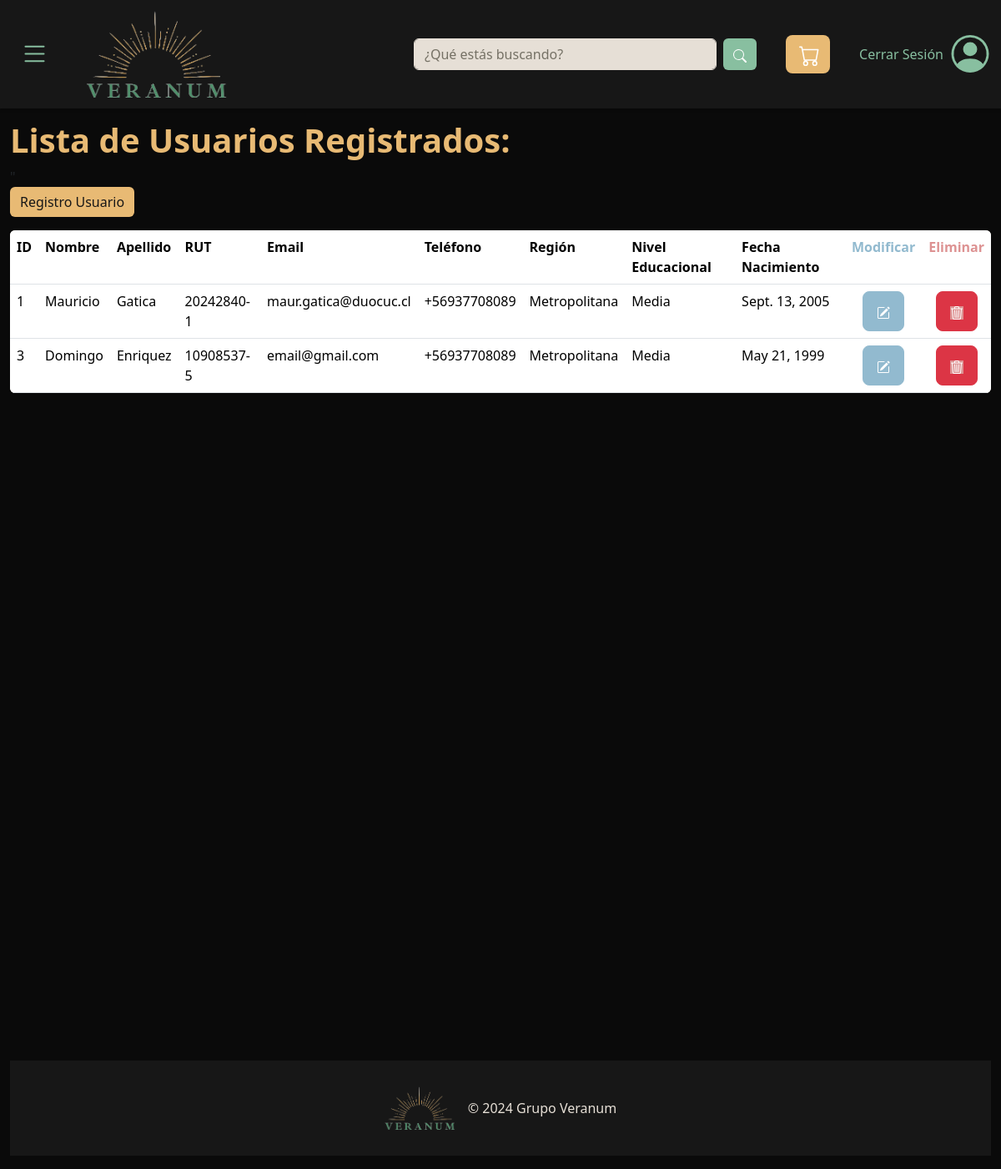
The page /listadoUsuarios (signed in) on the database its author committed.
### Store/models.py (models this page shows)
class Usuario ( models.Model):
    idUsuario = models.AutoField(primary_key=True)
    nombre    = models.CharField(max_length=35)
    apellido  = models.CharField(max_length=35)
    rut       = models.CharField(max_length=40, default='11111111-1')
    email     = models.EmailField(max_length=70)
    telefono  = models.CharField(max_length=40)
    region    = models.ForeignKey('Region', on_delete=models.CASCADE)
    nivelEd   = models.ForeignKey('nivelEducacional', on_delete=models.CASCADE)
    fechaNac  = models.DateField(default='2000-01-01')

class Region (models.Model):
    idRegion = models.IntegerField(primary_key=True)
    nombre = models.CharField(max_length=40)

class nivelEducacional(models.Model):
    idEducacion = models.IntegerField(primary_key=True)
    nombre = models.CharField(max_length=60)

### Store/views.py (the view)
# urls.py: path('listadoUsuarios', views.listadoUsuarios, name='listadoUsuarios'),
@login_required
def listadoUsuarios(request):
    usuario = Usuario.objects.all()
    regiones = Region.objects.all()
    nivelesEducacionales = nivelEducacional.objects.all()
    context = {
    'usuario': usuario,
    'regiones': regiones,
    'nivelesEducacionales': nivelesEducacionales,
    }
    return render(request, 'listadoUsuarios.html', context)

### Store/templates/listadoUsuarios.html (shortened to what this page needs)
{% extends "plantilla_base.html" %}
{% block contenido %}
<h1 class="pt-5 mt-5" style="font-weight:bold; color:#E8BA74">Lista de Usuarios Registrados:</h1>
<table class="table table-resposive mb-0 mr-2 ml-2">
    <tr class="listado" >
        <th >ID</th>
        <th >Nombre</th>
        <th >Apellido</th>
        <th >RUT</th>
        <th >Email</th>"
        <th >Teléfono</th>
        <th >Región</th>
        <th >Nivel Educacional</th>
        <th >Fecha Nacimiento</th>
        <th style="color: #92BACF; text-align:center">Modificar</th>
        <th style="color: #dd9292;text-align:center">Eliminar</th>
    </tr>
    {%for usuario in usuario%}
        <td >{{usuario.idUsuario}} </td>
        <td >{{usuario.nombre}}</td>
        <td >{{usuario.apellido}}</td>
        <td >{{usuario.rut}}</td>
        <td >{{usuario.email}}</td>
        <td >{{usuario.telefono}}</td>
        <td >{{usuario.region.nombre}}</td>
        <td >{{usuario.nivelEd.nombre}}</td>
        <td >{{usuario.fechaNac}}</td>
        <td class="text-center"><a href="{% url 'modificarUsuario' idUsuario=usuario.idUsuario %}" class="btn btn-info btn-lg" style="background-color: #92BACF; border-color:#92BACF">
        </a></td>
        <td class="text-center"><a href="{% url 'eliminarUsuario' idUsuario=usuario.idUsuario %}" class="btn btn-danger btn-lg"></a></td>
    {%endfor%}
        <a href="{%url 'registroUsuarios' %}"><button class="btn btnAgregar btn-success mb-3" id="btnAgregar" style="color:#171717;background-color: #E8BA74;border: none;">Registro Usuario</button></a>
    <table class="table table-resposive">
        <div class="container-fluid d-flex flex-column min-vh-100">
        </div>
{%endblock%}

### Store/static/style.css (style rules this page uses)
body { background-color: #0A0A0A; }
h1 { color: #88bfa0; }
.table { border-radius: 6px; overflow:hidden; background-color: #e6dfd6; }

### rows shown on the page
Usuario: idUsuario "1", nombre "Mauricio", apellido "Gatica", rut "20242840-1", email "maur.gatica@duocuc.cl", telefono "+56937708089", region.nombre "Metropolitana", nivelEd.nombre "Media", fechaNac "Sept. 13, 2005"
Usuario: idUsuario "3", nombre "Domingo", apellido "Enriquez", rut "10908537-5", email "email@gmail.com", telefono "+56937708089", region.nombre "Metropolitana", nivelEd.nombre "Media", fechaNac "May 21, 1999"
